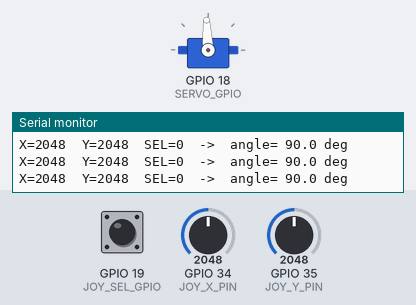
Simulated run of this sketch. Board: ESP32. Parts: servo, the last lines printed to the serial monitor. The test bench sets the inputs (shaded band); at power-on: GPIO 34 (JOY_X_PIN) = 2048, GPIO 19 (JOY_SEL_GPIO) HIGH, GPIO 35 (JOY_Y_PIN) = 2048 (analog values on the 0–4095 scale). Servo pulses on a pin are drawn as a servo (544–2400 µs = 0–180°).

Above: at 1.5 s.
1.6 s: GPIO 34 (JOY_X_PIN) set to 2540
At 3.1 s:
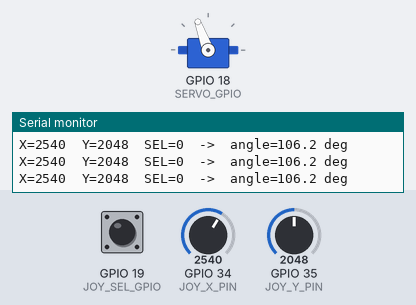
3.4 s: GPIO 34 (JOY_X_PIN) set to 0
At 4.4 s:
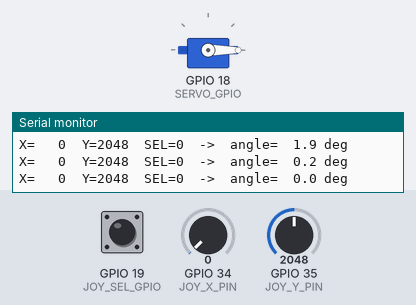
5.2 s: GPIO 19 (JOY_SEL_GPIO) pulled LOW for 1 s
At 6.35 s:
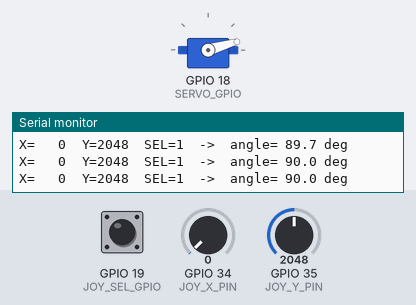
8.2 s: GPIO 34 (JOY_X_PIN) set to 8
9.7 s: GPIO 34 (JOY_X_PIN) set to 11
11.8 s: GPIO 34 (JOY_X_PIN) set to 1228
At 13.3 s:
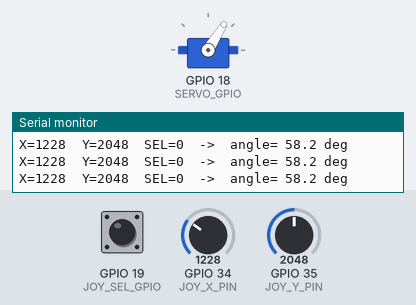
Timing chart, 0 to 14.7 s (numbered marks = the images above; inputs shaded):
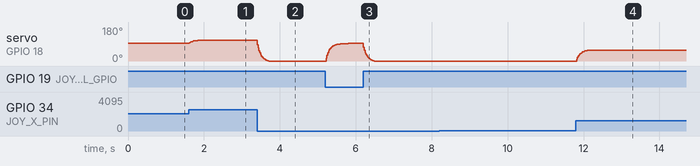

Measured:
- after the input at 1.6 s, servo on GPIO 18 (SERVO_GPIO): moves from 93° to 110° over 0.31 s, starting at once
- after the input at 3.4 s, servo on GPIO 18 (SERVO_GPIO): moves from 110° to 0° over 0.31 s, starting at once
- after the input at 5.2 s, servo on GPIO 18 (SERVO_GPIO): rises from 0° to 93° in 0.59 s, then falls to 0° in 0.68 s
- after the input at 11.8 s, servo on GPIO 18 (SERVO_GPIO): moves from 0° to 58° over 0.39 s, starting at once

The sketch:

sketch.ino
```cpp
// Joystick-Controlled Servo — Arduino-framework port (ESP32)
// ENGR 4399 ST: Cyber-Physical and IoT Systems — SAR 2
// Daniel Critchlow Jr.
//
// Functionally equivalent to the ESP-IDF reference implementation in main.c.
// Same pin map, same dead zone, same smoothing constant, same 50 Hz / 14-bit
// LEDC timing, so both builds drive the servo identically.
//
// Written for the arduino-esp32 3.x core (ledcAttach / ledcWrite take a pin).
// On a 2.x core, replace ledcAttach() with:
//     ledcSetup(0, SERVO_FREQ_HZ, SERVO_RES_BITS);
//     ledcAttachPin(SERVO_GPIO, 0);
// and pass the channel number (0) to ledcWrite() instead of the pin.
//
// Wiring (see diagram.json):
//   Joystick HORZ -> GPIO34  (ADC1_CH6)   X axis -> servo angle
//   Joystick VERT -> GPIO35  (ADC1_CH7)   Y axis -> read & printed (spare)
//   Joystick SEL  -> GPIO19  (active LOW) press  -> recenter to 90 deg
//   Servo PWM     -> GPIO18  (LEDC channel 0, 50 Hz)

// ---------------- configuration ----------------
const int SERVO_GPIO   = 18;
const int JOY_SEL_GPIO = 19;
const int JOY_X_PIN    = 34;          // ADC1_CH6
const int JOY_Y_PIN    = 35;          // ADC1_CH7

const int   SERVO_MIN_PULSE_US = 500;    // 0 deg
const int   SERVO_MAX_PULSE_US = 2500;   // 180 deg
const int   SERVO_FREQ_HZ      = 50;     // 20 ms period
const int   SERVO_RES_BITS     = 14;     // 16384 steps per period

const int   ADC_CENTER   = 2048;
const int   ADC_DEADZONE = 150;          // ignore jitter around center
const float SMOOTHING    = 0.20f;        // 0..1, lower = smoother
const int   LOOP_PERIOD_MS = 20;

float angle = 90.0f;                     // current commanded angle
int   tick  = 0;

// ---------------- servo ----------------
// Convert an angle to a pulse width, then to an LEDC duty count.
// duty = pulse_us * freq * 2^res / 1e6
void servoWriteAngle(float a) {
  if (a < 0.0f)   a = 0.0f;
  if (a > 180.0f) a = 180.0f;

  float pulseUs = SERVO_MIN_PULSE_US +
                  (SERVO_MAX_PULSE_US - SERVO_MIN_PULSE_US) * (a / 180.0f);

  uint32_t maxDuty = (1UL << SERVO_RES_BITS);          // 16384 steps per period
  uint32_t duty    = (uint32_t)((pulseUs * SERVO_FREQ_HZ * maxDuty) / 1000000.0f);

  ledcWrite(SERVO_GPIO, duty);
}

// ---------------- joystick ----------------
// Average 8 samples to knock down ADC noise.
int joystickRead(int pin) {
  long sum = 0;
  for (int i = 0; i < 8; i++) sum += analogRead(pin);
  return (int)(sum / 8);
}

// Raw ADC -> 0..180 deg, with a dead zone that holds dead centre at 90 deg.
float axisToAngle(int raw) {
  int offset = raw - ADC_CENTER;
  if (abs(offset) < ADC_DEADZONE) return 90.0f;

  // Re-scale so the angle is continuous at the edge of the dead zone.
  if (offset > 0) offset -= ADC_DEADZONE;
  else            offset += ADC_DEADZONE;

  float span = (float)(ADC_CENTER - ADC_DEADZONE);   // 1898
  float norm = (float)offset / span;                 // -1 .. +1
  if (norm < -1.0f) norm = -1.0f;
  if (norm >  1.0f) norm =  1.0f;

  return 90.0f + norm * 90.0f;
}

// ---------------- setup / loop ----------------
void setup() {
  Serial.begin(115200);

  ledcAttach(SERVO_GPIO, SERVO_FREQ_HZ, SERVO_RES_BITS);   // 50 Hz, 14-bit

  analogReadResolution(12);                    // 0..4095
  analogSetPinAttenuation(JOY_X_PIN, ADC_11db);
  analogSetPinAttenuation(JOY_Y_PIN, ADC_11db);

  pinMode(JOY_SEL_GPIO, INPUT_PULLUP);         // idle HIGH, pressed LOW

  Serial.println("Joystick -> servo ready. Move the stick; press it to recenter.");

  servoWriteAngle(angle);                      // home the horn at 90 deg
  delay(300);
}

void loop() {
  int  xRaw    = joystickRead(JOY_X_PIN);
  int  yRaw    = joystickRead(JOY_Y_PIN);
  bool pressed = (digitalRead(JOY_SEL_GPIO) == LOW);

  float target = pressed ? 90.0f : axisToAngle(xRaw);

  // Exponential smoothing so the horn sweeps instead of snapping.
  angle += (target - angle) * SMOOTHING;
  servoWriteAngle(angle);

  if (++tick >= 10) {                          // ~5 prints per second
    tick = 0;
    Serial.printf("X=%4d  Y=%4d  SEL=%d  ->  angle=%5.1f deg\n",
                  xRaw, yRaw, pressed ? 1 : 0, angle);
  }

  delay(LOOP_PERIOD_MS);
}
```
